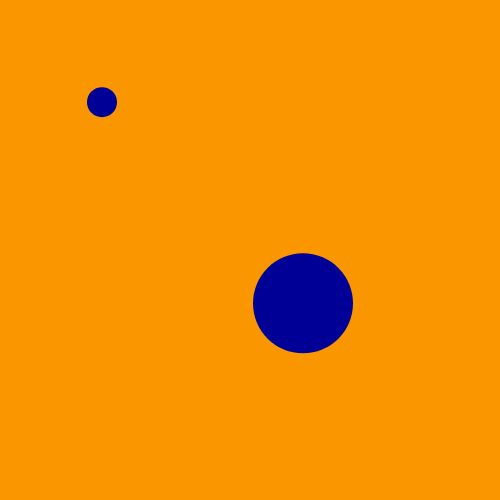
Frame 1 (no input)
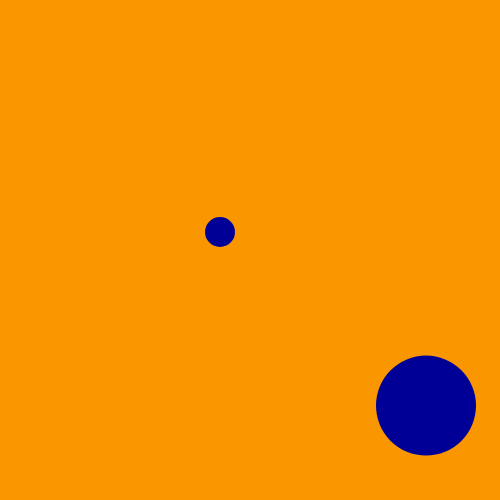
Frame 60 (no input)
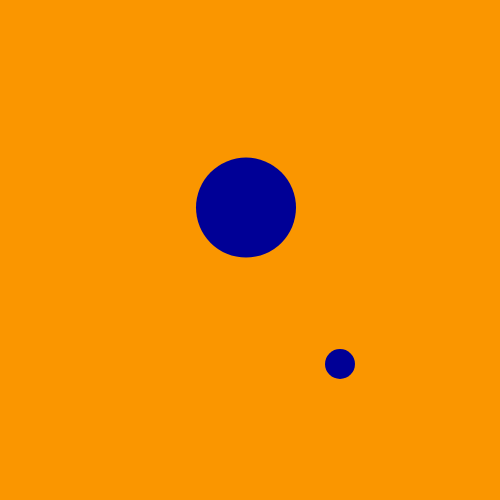
Frame 120 (the mouse pressed at the canvas centre since frame 60)

The p5.js sketch that drew these frames (run headless with seeded random() and noise() and a simulated clock; from frame 60 on, the mouse is pressed at the canvas centre):

// p5.js sketch
// ── sketch.js
var myCircle1;
var myCircle2;
var myCircle3;

function setup() {
  createCanvas (500,500);
  smooth();

  myCircle1 = new Circle ();
  myCircle1.setup(100,100,2,2.2,30);

  myCircle2 = new Circle();
  myCircle2.setup (300,300,3,3.3,100);

  myCircle3 = new Circle();
  myCircle3.setup (10,100,5,5.3,50);
}


function draw () {
  background (250,150,0);
  fill(0,0,150);
  noStroke();
  myCircle1.move();
  myCircle1.display();
  myCircle1.bounce();

  myCircle2.move();
  myCircle2.display();
  myCircle2.bounce();
}

function Circle (){
  this.x;
  this.y;
  this.speedX;
  this.speedY;
  this.size;
  this.setup = function (x, y, speedX, speedY, size) {
  this.x = x;
  this.y = y;
  this.speedX = speedX;
  this.speedY = speedY;
  this.size = size;
}


  this.move = function () {
    this.x = this.x + this.speedX;
    this.y = this.y + this.speedY;
  }

  this.bounce = function () {
    if(this.x > (width - this.size / 2 )|| this.x < this.size / 2){
      this.speedX = this.speedX * -1;
    }
    if (this.y > (height - this.size /2) || this.y < this.size /2){
      this.speedY = this.speedY * -1;
    }
  }

  this.display = function () {
    ellipse(this.x, this.y, this.size, this.size);
  }
}
